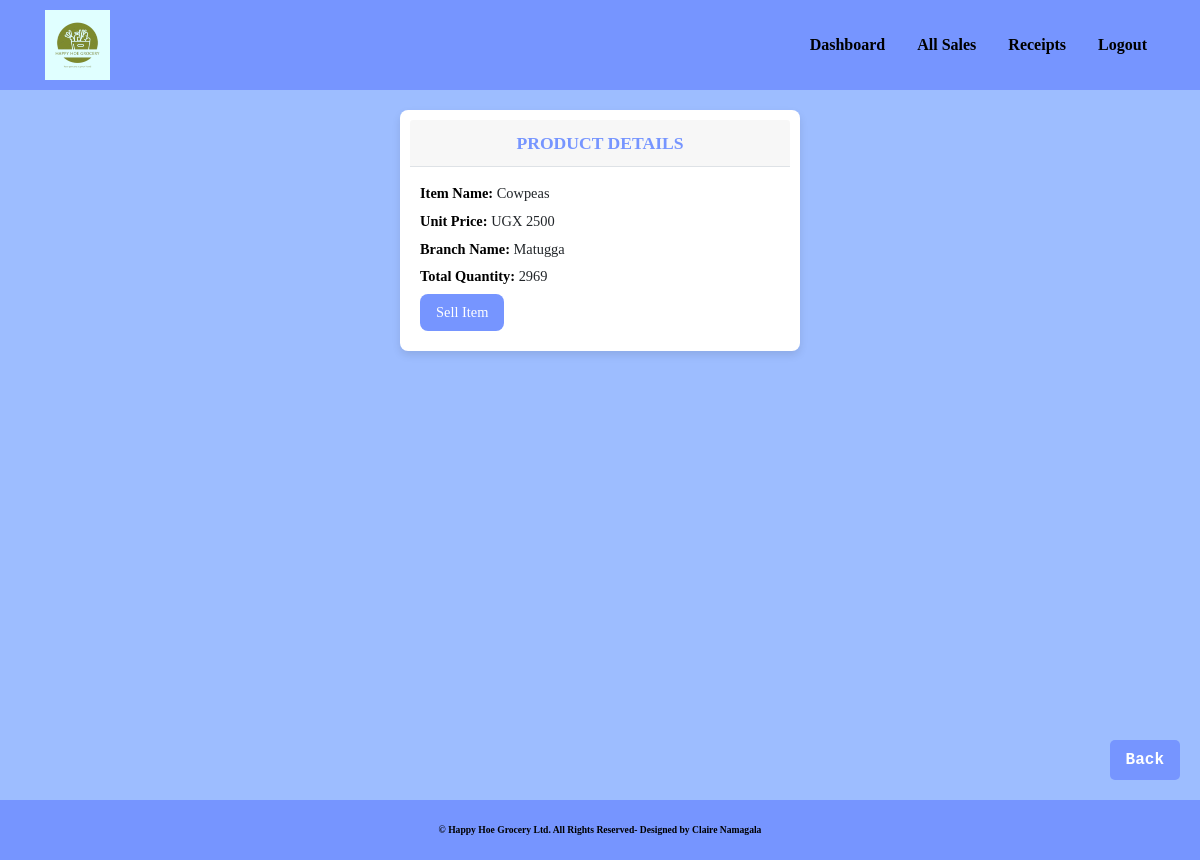
The app's page /home/4/ (signed in) with its own data.
### happy_hoe/models.py (models this page shows, shortened)
class Stock(models.Model):
    branch = [('Matugga', 'Matugga'), ('Mukono', 'Mukono')]
    stock_name = models.CharField(max_length=50, null=False, blank=False)  # Name of the stock item
    total_quantity = models.IntegerField(default=0, null=True, blank=True)  # Total quantity of the stock
    issued_quantity = models.IntegerField(default=0, null=True, blank=True)  # Quantity issued from the stock
    unit_price = models.IntegerField(default=0, null=False, blank=False)  # Price per unit of the stock item
    stock_branch = models.CharField(max_length=50, null=False, blank=False, choices=branch)  # Branch where the stock is located

### happy_hoe/views.py (the view)
# urls.py: path('home/<int:product_id>/', views.product_detail, name='product_detail'),
@login_required
def product_detail(request, product_id):
    product = Stock.objects.get(id=product_id)
    return render(request, 'happy_hoe/product_detail.html', {'product': product})

### happy_hoe/templates/happy_hoe/product_detail.html (shortened to what this page needs)
{% extends 'happy_hoe/base.html' %}
{% block content %}
<div class="container">
  <div class="card-container">
    <div class="card-header">
      PRODUCT DETAILS
    </div>
    <div class="card-body">
      <p><strong>Item Name:</strong> {{ product.stock_name }}</p>
      <p><strong>Unit Price:</strong> UGX {{ product.unit_price }}</p>
      <p><strong>Branch Name:</strong> {{ product.stock_branch }}</p>
      <p><strong>Total Quantity:</strong> {{ product.total_quantity }}</p>
      <div class="action-buttons">
        <a href="{% url 'issue_item' product.id %}" class="btn btn-primary">Sell Item</a>
      </div>
    </div>
  </div>
</div>
<a href="{% url 'dashboard' %}" class="back-button">Back</a>
{% endblock %}

### happy_hoe/static/css/main.css (style rules this page uses)
html,body { position: fixed; overflow-x: hidden; background: url('/static/images/img6.jpg'); width: 100% !important; height: 100vh; display: table; position: fixed; background-position: center; background-attachment: scroll; -o-background-size: cover; -moz-background-size: cover; -webkit-background-size: cover; background-size: cover; background-repeat: no-repeat; background-color: rgb(210, 224, 251); }
body { background-color: rgb(210, 224, 251); font-family: 'raleway'; }

### records on screen
Stock: stock_name "Cowpeas", unit_price "2500", stock_branch "Matugga", total_quantity "2969"
